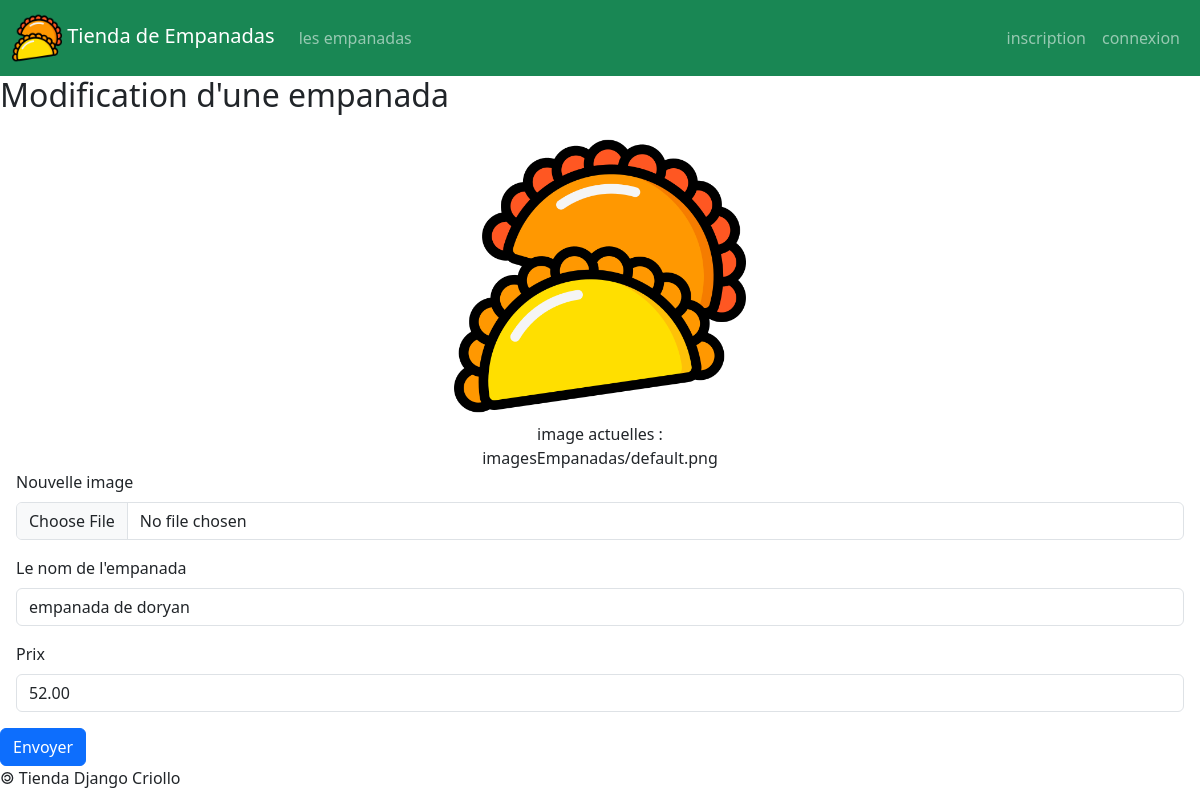
/empanadas/2/update/, run on the app's committed database.
### empanadas/models.py (models this page shows, shortened)
class Empanada(models.Model):
    idEmpanada = models.AutoField( primary_key = True )
    nomEmpanada = models.CharField( max_length = 50 )
    prix = models.DecimalField( max_digits = 6, decimal_places = 2 )
    image = models.ImageField(default="imagesEmpanadas/default.png", upload_to='imagesEmpanadas/')

### empanadas/views.py (the view)
# urls.py: path('empanadas/<int:empanada_id>/update/', views.afficherFormulaireModificationEmpanada),
def afficherFormulaireModificationEmpanada(request, empanada_id):
    laEmpanada = Empanada.objects.get( idEmpanada = empanada_id )
    return render (
        request,
        'empanadas/formulaireModificationEmpanada.html',
        { 'empanada' : laEmpanada }
    )

### empanadas/templates/empanadas/formulaireModificationEmpanada.html (shortened to what this page needs)
{% extends 'empanadas/base.html' %}
{% block main %}
<h2> Modification d'une empanada </h2>
<form action="/empanadas/{{empanada.idEmpanada}}/updated/" method="post" enctype="multipart/form-data">
	<div class="m-3">
		<figure class="w-25 text-center m-auto">
			<img src="{{MEDIA_URL}}{{empanada.image}}" class="img-fluid"/>
			<figcaption>
				image actuelles : {{empanada.image}}
			</figcaption>
		</figure>
		<label
			for="id_image"
			class="form-label"
		>
			Nouvelle image
		</label>
		<input
			id="id_image"
			name="image"
			type="file"
			accept="image/*"
			class="form-control"
		/>
	</div>
	<div class="m-3">
		<label
			for="id_nomEmpanada"
			class="form-label"
		>
			Le nom de l'empanada
		</label>
		<input
			id="id_nomEmpanada"
			name="nomEmpanada"
			type="text"
			value="{{empanada.nomEmpanada}}"
			maxlength="50"
			required
			class="form-control"
		/>
	</div>
	<div class="m-3">
		<label
			for="id_prix"
			class="form-label"
		>
			Prix
		</label>
		<input
			id="id_prix"
			name="prix"
			value="{{empanada.prix}}"
			type="number"
			step="any"
			required
			class="form-control"
		/>
	</div>
	<button
		type="submit"
		class="btn btn-primary"
	>
		Envoyer
	</button>
</form>
{% endblock %}

### empanadas/static/empanadas/css/style.css (style rules this page uses)
body { overflow-x: hidden; }

### data on the page
Empanada: image (placeholder picture), image "imagesEmpanadas/default.png", nomEmpanada "empanada de doryan", prix "52.00"
